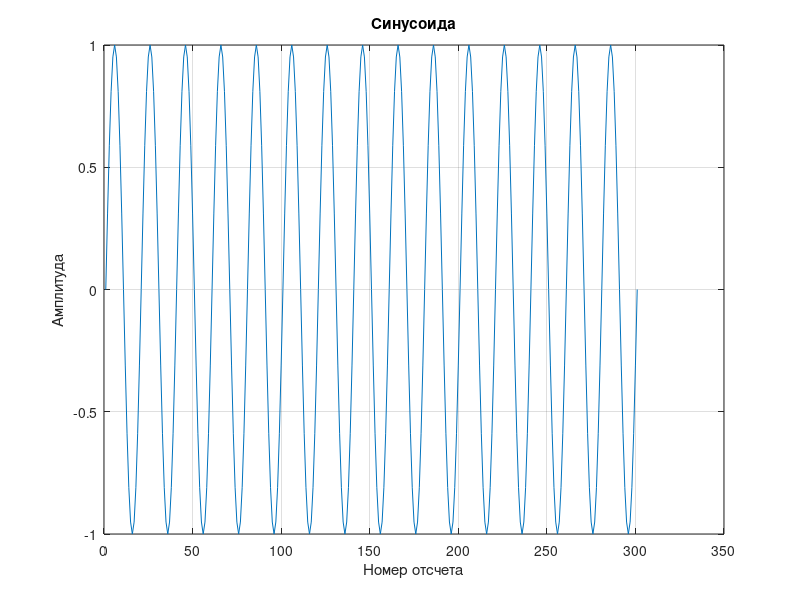

This figure's MATLAB source:
% Создаем вектор значений k от 0 до 300
k = 0:300;

% Генерируем синусоиду с частотой 1/20 и амплитудой 1
x = sin(2 * pi * k / 20);

% Строим график синусоиды с сеткой
plot(x);
grid on;

% Добавляем заголовок графика
title('Синусоида');

% Добавляем подписи к осям для ясности
xlabel('Номер отсчета');
ylabel('Амплитуда');

